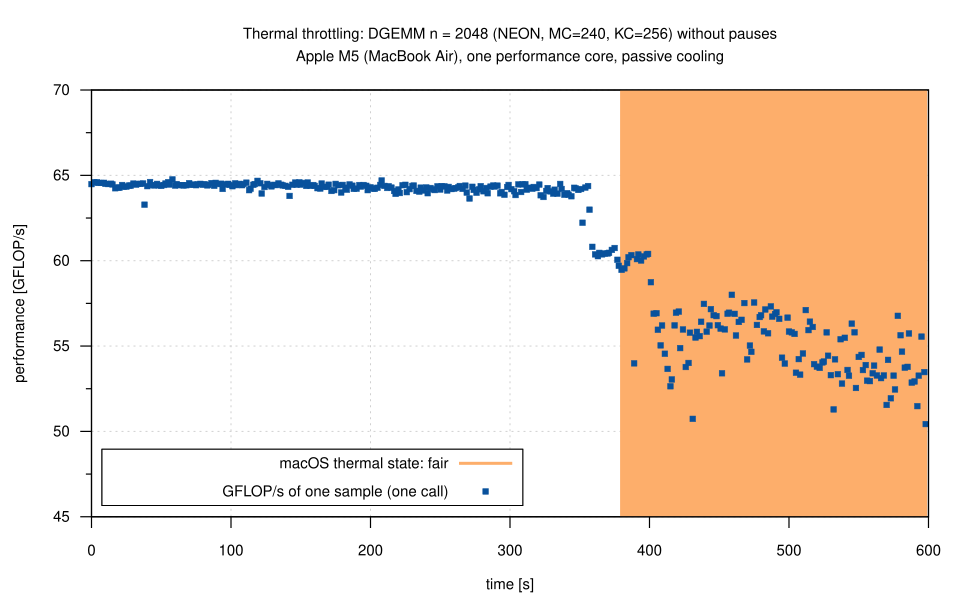

Source code (gnuplot):
load "_style.gp"
set output "thermal.svg"
set title "Thermal throttling: DGEMM n = 2048 (NEON, MC=240, KC=256) without pauses\nApple M5 (MacBook Air), one performance core, passive cooling"
set xlabel "time [s]"
set ylabel "performance [GFLOP/s]"
set yrange [45:70]
set xrange [0:*]
set key inside bottom left
set style fill transparent solid 0.15 noborder
plot S."thermal_sustained.csv" using "seconds":(column("thermal_fair") > 0 ? 70 : NaN) with impulses lc rgb "#fdae6b" lw 3 title "macOS thermal state: fair", \
     ""                        using "seconds":"gflops" with points ls 4 ps 0.5 title "GFLOP/s of one sample (one call)"
